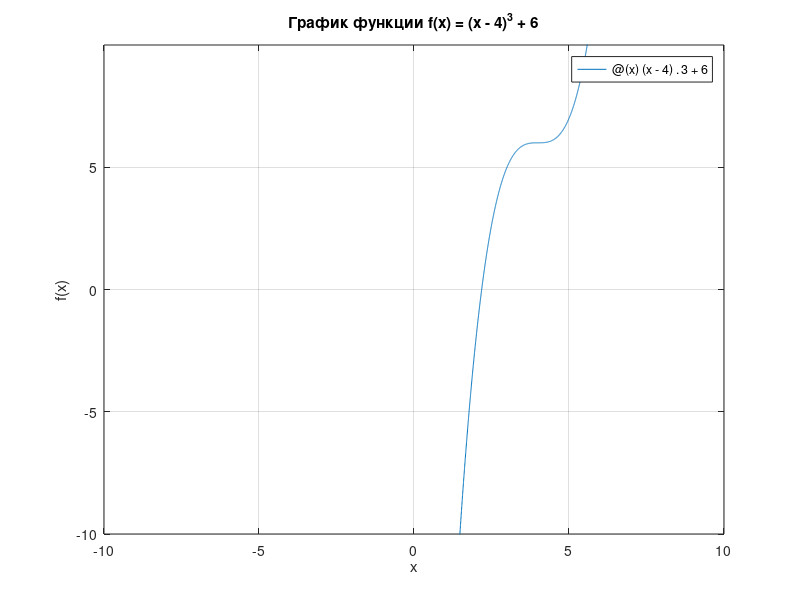

The MATLAB source for this figure: (Note: this script raises an error after producing the figure.)
clc;
clear;

% Задаем интервал
a = -25;
b = 10;

% Определяем функцию
f = @(x) (x - 4).^3 + 6;

% Решение через fzero
x0 = 10; 
root = fzero(f, x0); 
y_root = f(root);
disp('Решение через fzero:');
disp(root);

% Строим график функции
fplot(f, [-10, 10]);
xlabel('x'); 
ylabel('f(x)'); 
title('График функции f(x) = (x - 4)^3 + 6'); 
grid;
ylim([y_root - 10, y_root + 10]);

yline(0, 'k', 'LineWidth', 0.5); % Черная линия y = 0
xline(0, 'k', 'LineWidth', 0.5); % Черная линия x = 0

% Задаем точность
high_accuracy = 0.1;
accuracy = 1e-5;

% Решение методом половинного деления с высокой точностью
[x_half, iter_half] = methods.binary_search(f, a, b, high_accuracy);
fprintf('Метод половинного деления сошелся за %d итераций. (высокая точность)\n', iter_half);
fprintf('Приближенный корень: %f\n\n', x_half);

% Устанавливаем начальное приближение x0
x0 = x_half;

% Находим производную (для следующих методов)
df = @(x) 3*(x - 4).^ 2;

% Решение методом хорд
[x_chord, iter_chord] = methods.chord(f, x0, a, b, accuracy);
fprintf('Метод хорд сошелся за %d итераций.\n', iter_chord);
fprintf('Приближенный корень: %f\n\n', x_chord);

% Решение методом простых итераций
[x_simple, iter_simple] = methods.simple_iterations(f, df, x0, accuracy);
fprintf('Метод простых итераций сошелся за %d итераций.\n', iter_simple);
fprintf('Приближенный корень: %f\n\n', x_simple);

% Решение методом касательных
[x_newton, iter_newton] = methods.newton(f, df, x0, accuracy);
fprintf('Метод касательных сошелся за %d итераций.\n', iter_newton);
fprintf('Приближенный корень: %f\n\n', x_newton);

% Решение методом секущих
[x_secant, iter_secant] = methods.secant(f, x0, accuracy);
fprintf('Метод секущих сошелся за %d итераций.\n', iter_secant);
fprintf('Приближенный корень: %f\n\n', x_secant);

% Добавляем звёздочки на график
hold on;

% Начальная точка (синяя звездочка)
plot(x0, f(x0), 'b*', 'MarkerSize', 10, 'LineWidth', 2);

% Найденный корень (красная звездочка)
plot(root, 0, 'r*', 'MarkerSize', 10, 'LineWidth', 2);

hold off;
